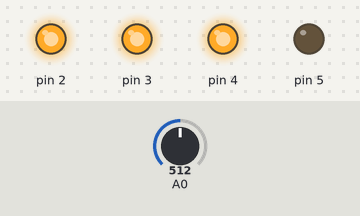
Bench run of a sketch on a simulated Arduino Uno, built with avr-gcc and run on an emulated ATmega328P. Parts: output pins drawn as LEDs (lit = HIGH). The test bench sets the inputs (shaded band); at power-on: A0 = 512. Pins used as bus, display or sensor lines are not drawn.

Above: at 1.2 s.
1.3 s: A0 set to 584
2.8 s: A0 set to 614
At 3.8 s:
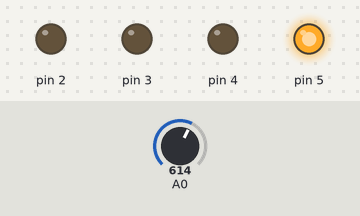
4.3 s: A0 set to 590
At 5.0 s:
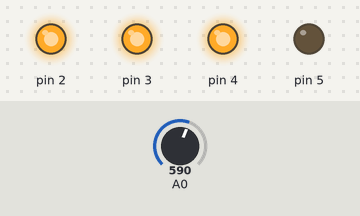
5.8 s: A0 set to 610
At 6.1 s:
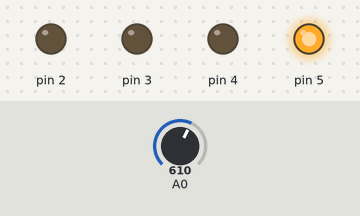
Timing chart, 0 to 8.3 s (numbered marks = the images above; inputs shaded):
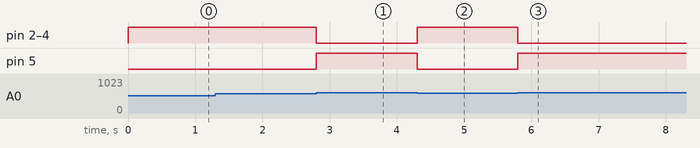

Measured:
- the behaviour switches between 600 and 601 on A0 (found by bisection; images 0 and 1)
- after the input at 1.3 s, every drawn part: stays the same
- after the input at 2.8 s, pin 2–4: HIGH → LOW at once; pin 5: LOW → HIGH at once
- after the input at 4.3 s, pin 2–4: LOW → HIGH at once; pin 5: HIGH → LOW at once
- after the input at 5.8 s, pin 2–4: HIGH → LOW at once; pin 5: LOW → HIGH at once

The sketch:

robotic.ino
```cpp
void setup() {
  // put your setup code here, to run once:
  Serial.begin(9600);
  //set pins as output
  //10,11,12,13 front
  //0,1,2,3 rear

  //pindMode();
  pinMode(5, OUTPUT);
  pinMode(4, OUTPUT);
  pinMode(3, OUTPUT);
  pinMode(2, OUTPUT);
  pinMode(1, OUTPUT);
  pinMode(0, OUTPUT);
}
#define threshold 600

void loop() {
  // put your main code here, to run repeatedly:
  int sensorValue = analogRead(A0);

  if (sensorValue > threshold) //thre is a cup in front
  {
    //digitalWrite(5, LOW);
    //digitalWrite(4, HIGH);
    digitalWrite(5, HIGH);
    digitalWrite(4, LOW);
    digitalWrite(3, LOW);
    digitalWrite(2, LOW);
    digitalWrite(1, HIGH);
    digitalWrite(0, LOW);
  }
  else
  {
    digitalWrite(5, LOW);
    digitalWrite(4, HIGH);
    digitalWrite(3, HIGH);
    digitalWrite(2, HIGH);
    digitalWrite(1, LOW);
    digitalWrite(0, HIGH);
  }
}
```
